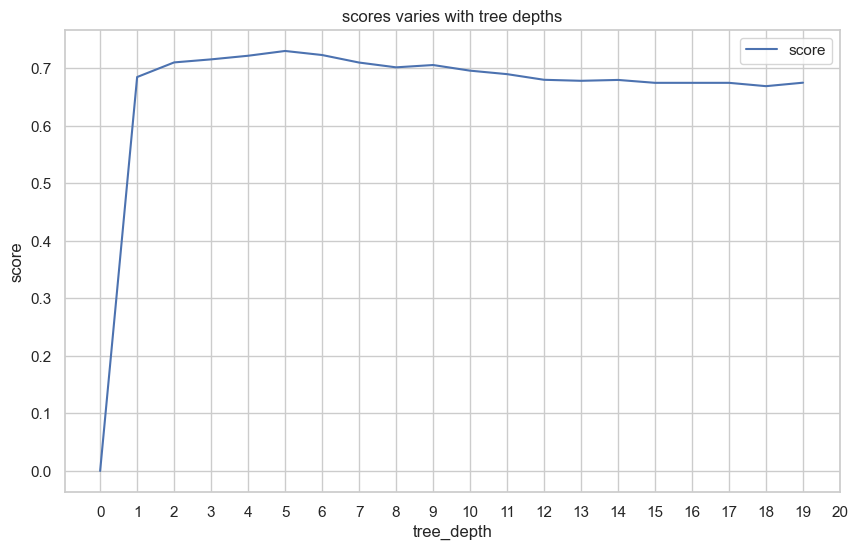

Write the Python code that produced this figure.
import numpy as np
import pandas as pd
from DataProcess import combineSeqFid, combineSeqData, combineLBPSeqData
from sklearn import model_selection
from sklearn.tree import DecisionTreeClassifier
from sklearn.ensemble import RandomForestClassifier
from matplotlib import pyplot as plt
import seaborn as sns
from sklearn.feature_selection import chi2
from sklearn.feature_selection import SelectKBest

from sklearn.preprocessing import StandardScaler
Data = pd.read_csv('pdData.csv')
lbp_X = combineLBPSeqData(Data)  # 使用LBP进行特征提取
y = np.array(Data['Face'].values)  # 读取分类类型的标签

# X1 = SelectKBest(chi2, k=54).fit_transform(lbp_X, y)

# 搜索最佳深度并画图
depths = range(1, 20)
score = np.zeros(20)


num_folds = 10
scoring = 'accuracy'
for depth in depths:
    clf = DecisionTreeClassifier(max_depth=depth, min_samples_leaf=1)
    kfold = model_selection.KFold(n_splits=num_folds)
    cv_results = model_selection.cross_val_score(clf, lbp_X, y, cv=kfold, scoring=scoring)
    score[depth] = cv_results.mean()
    print("ok")


plt.figure(figsize=(10, 6))
sns.set(style="whitegrid")
# data = pd.DataFrame({"score": score, "f1_score_train": f1_score_train, "f1_score_test": f1_score_test})
data = pd.DataFrame({"score": score})
sns.lineplot(data=data)
plt.xticks(np.linspace(0,20,21,endpoint=True))  # 设置x轴刻度
plt.xlabel("tree_depth")
plt.ylabel("score")
plt.title("scores varies with tree depths")
